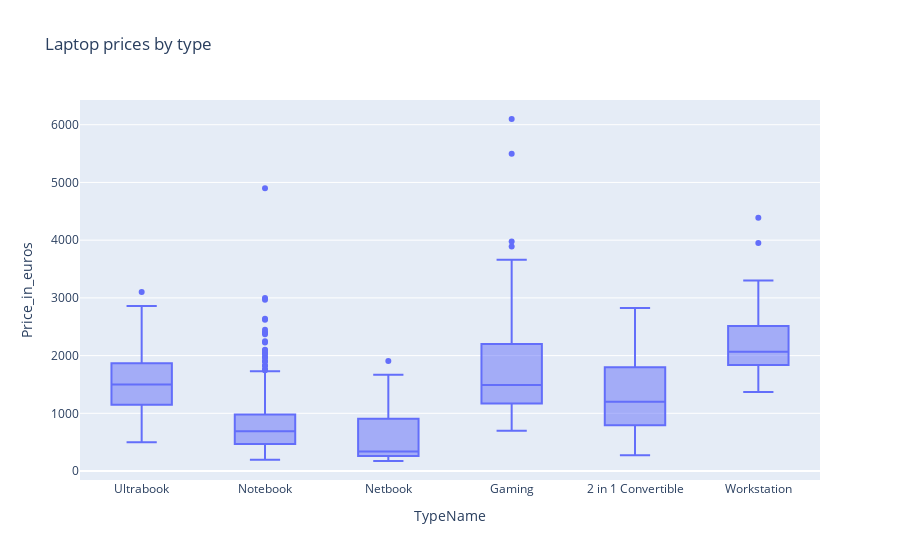

Write notebook code for a chart like this one.
### Code cell
fig = px.box(df, x='TypeName', y='Price_in_euros', title='Laptop prices by type')

fig.write_image("images/laptop_prices_by_brand_and_gpu.png")

fig.show()

### Figure 1 — Plotly figure (JSON) as saved in the notebook; plotly's stock layout.template omitted (floating-point values rounded to 4 significant figures; data arrays with more than 128 entries replaced by an {"elided": "..."} marker saying what was removed)
{"data": [{"alignmentgroup": "True", "hovertemplate": "TypeName=%{x}<br>Price_in_euros=%{y}<extra></extra>", "legendgroup": "", "marker": {"color": "#636efa"}, "name": "", "notched": false, "offsetgroup": "", "orientation": "v", "showlegend": false, "type": "box", "x": {"elided": "1303 str values"}, "x0": " ", "xaxis": "x", "y": {"elided": "1303 float values"}, "y0": " ", "yaxis": "y"}], "layout": {"boxmode": "group", "legend": {"tracegroupgap": 0}, "title": {"text": "Laptop prices by type"}, "xaxis": {"anchor": "y", "domain": [0, 1], "title": {"text": "TypeName"}}, "yaxis": {"anchor": "x", "domain": [0, 1], "title": {"text": "Price_in_euros"}}}}
